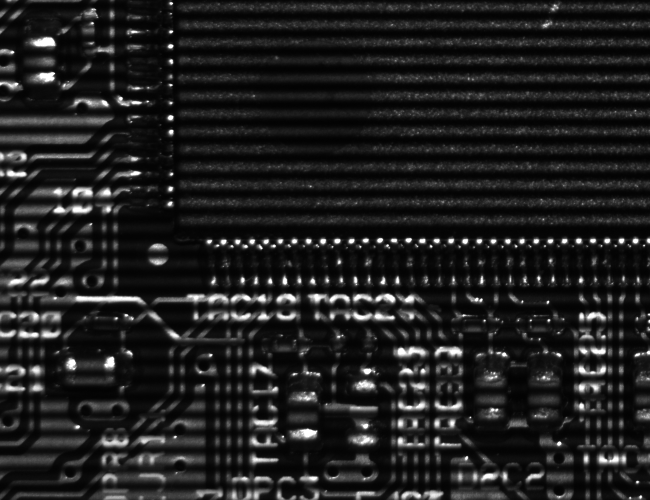
//> input picture PMP_Reconstruction/PMP_Reconstruction/12-5.bmp, 1300 x 1000 px (shown at 1/2 size)
$ ./main   (built with g++ and OpenCV 4)
//> lines starting //> are read from the running program, lines starting //| are printed output that depends on the picture
### PMP_Reconstruction/PMP_Reconstruction/unwrapM.h
#pragma once

#include "main.h"

void unwrapM(const Mat & src, Mat & dst);

### PMP_Reconstruction/PMP_Reconstruction/unwrap.h
#pragma once

#include "main.h"

#define BYTE unsigned char

#define swap(x,y) {EDGE t; t=x; x=y; y=t;}
#define order(x,y) if (x.reliab > y.reliab) swap(x,y)
#define o2(x,y) order(x,y)
#define o3(x,y,z) o2(x,y); o2(x,z); o2(y,z)

typedef enum { yes, no } yes_no;

using namespace cv;
using namespace std;


//pixel information
struct PIXEL
{
	//int x;					//x coordinate of the pixel
	//int y;					//y coordinate
	int increment;			//No. of 2*PI to add to the pixel to unwrap it
	int number_of_pixels_in_group;	//No. of pixels in the pixel group
	float value;			//value of the pixel
	float reliability;
	int group;				//group No.
	int new_group;
	struct PIXEL *head;		//pointer to the first pixel in the group in the linked list
	struct PIXEL *last;		//pointer to the last pixel in the group
	struct PIXEL *next;		//pointer to the next pixel in the group
};

//the EDGE is the line that connects two pixels.
//if we have S PIXELs, then we have S horizental edges and S vertical edges
struct EDGE
{
	float reliab;			//reliabilty of the edge and it depends on the two pixels
	PIXEL *pointer_1;		//pointer to the first pixel
	PIXEL *pointer_2;		//pointer to the second pixel
	int increment;			//No. of 2*PI to add to one of the pixels to unwrap it with respect to the second
};

void  Mix(EDGE *Pointer1, int *index1, int *index2, int size);
void  sort(EDGE *Pointer, int *index, int size);
void  quick_sort(EDGE *Pointer, int size);
yes_no find_pivot(EDGE *left, EDGE *right, float *pivot_ptr);
EDGE *partition(EDGE *left, EDGE *right, float pivot);
void quicker_sort(EDGE *left, EDGE *right);
void  initialisePIXELs(float *WrappedImageM, PIXEL *pixel, int image_width, int image_height);
float wrap(float pixel_value);
int find_wrap(float pixelL_value, float pixelR_value);
void calculate_reliability(float *wrappedImage, PIXEL *pixel, int image_width, int image_height);
void  horizentalEDGEs(PIXEL *pixel, EDGE *edge, int image_width, int image_height);
void  verticalEDGEs(PIXEL *pixel, EDGE *edge, int image_width, int image_height);
void  gatherPIXELs(EDGE *edge, int image_width, int image_height);
void  unwrapImage(PIXEL *pixel, int image_width, int image_height);
void  returnImage(PIXEL *pixel, float *unwrappedImage, int image_width, int image_height);
void  unwrap(const Mat & src, Mat & dst);

### PMP_Reconstruction/PMP_Reconstruction/imgProcess.h
#pragma once

#include "main.h"

using namespace cv;
using namespace std;

//void loadImg(const char *imgName);

void showImg(const char *windowName, const Mat & src);
Mat getMask(Mat src1,  Mat src2,  Mat src3,  Mat src4);
Mat getPhase(Mat src1, Mat src2, Mat src3, Mat src4);
Mat subtract(Mat src1, Mat src2);

### PMP_Reconstruction/PMP_Reconstruction/main.h
#pragma once

#include <opencv2\core\core.hpp>
#include <opencv2\highgui\highgui.hpp>
#include <opencv2\imgproc\imgproc.hpp>
#include <iostream>
#include "imgProcess.h"
#include "unwrap.h"
#include "unwrapM.h"

using namespace std;
using namespace cv;

### PMP_Reconstruction/PMP_Reconstruction/imgProcess.cpp
#include "imgProcess.h"

#define PI (acos(-1))

// [75 lines left out: functions showImg, getMask, not called in this run]


Mat getPhase(Mat src1, Mat src2, Mat src3, Mat src4)
{
	Mat phase(src1.size(), CV_64F);
	const int imgWidth = src1.cols;
	const int imgHeight = src1.rows;

	for (int i = 0; i < imgHeight; ++i)
	{
		for (int j = 0; j < imgWidth; ++j)
		{
			double I1 = src1.at<double>(i, j);
			double I2 = src2.at<double>(i, j);
			double I3 = src3.at<double>(i, j);
			double I4 = src4.at<double>(i, j);

			if (I1 != I3)
				phase.at<double>(i, j) = atan2((I4 - I2), (I1 - I3));
			else if (I2 == I4)
				phase.at<double>(i, j) = 0;
			else if (I4 > I2)
				phase.at<double>(i, j) = PI / 2;
			else
				phase.at<double>(i, j) = -PI / 2;

		}
	}

	return phase;
}

// [16 lines left out: function subtract, not called in this run]

### PMP_Reconstruction/PMP_Reconstruction/main.cpp
#include "main.h"

#define PI (acos(-1))

int main()
{
	/**********读入四幅光栅图像*************/

	Mat imgSrc1 = imread("12-5.bmp", 0); //3- ：面具调制图
//> imgSrc1 is the input picture: 1000 rows x 1300 cols, CV_8UC1; min 1, max 255, mean 31.3
	Mat imgSrc2 = imread("12-6.bmp", 0);
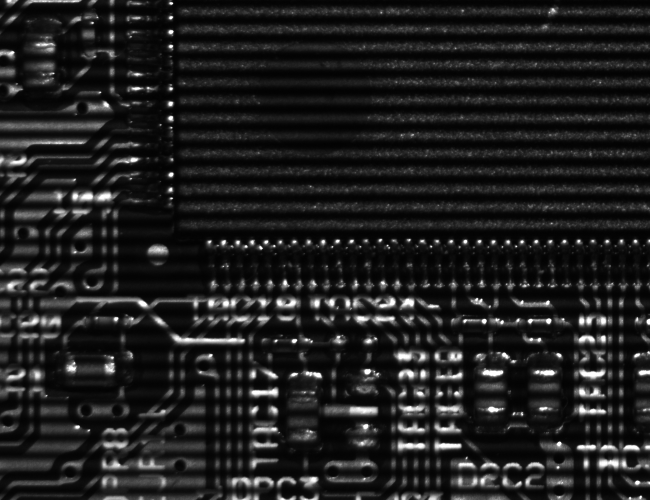
//> input picture PMP_Reconstruction/PMP_Reconstruction/12-6.bmp, 1300 x 1000 px (shown at 1/2 size)
//> imgSrc2 is the input picture: 1000 rows x 1300 cols, CV_8UC1; min 1, max 255, mean 31
	Mat imgSrc3 = imread("12-7.bmp", 0);
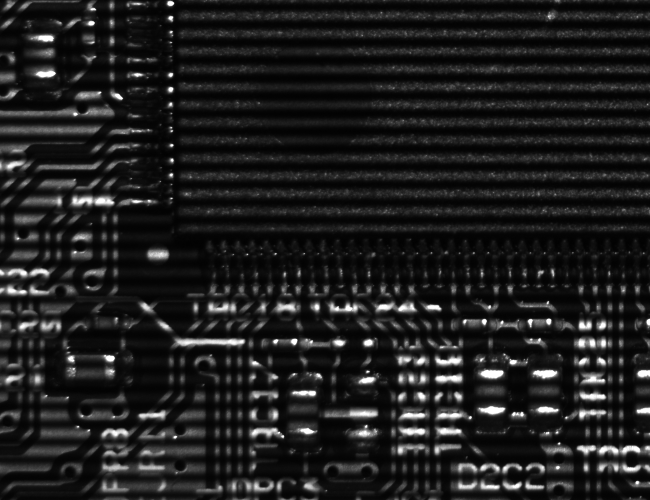
//> input picture PMP_Reconstruction/PMP_Reconstruction/12-7.bmp, 1300 x 1000 px (shown at 1/2 size)
//> imgSrc3 is the input picture: 1000 rows x 1300 cols, CV_8UC1; min 1, max 255, mean 30.1
	Mat imgSrc4 = imread("12-8.bmp", 0);
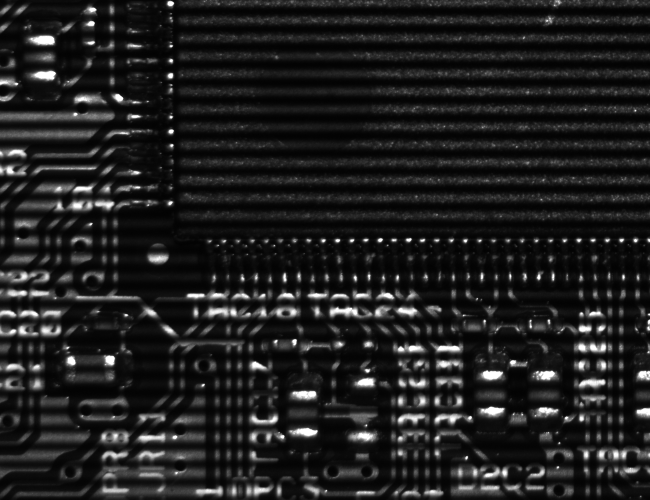
//> input picture PMP_Reconstruction/PMP_Reconstruction/12-8.bmp, 1300 x 1000 px (shown at 1/2 size)
//> imgSrc4 is the input picture: 1000 rows x 1300 cols, CV_8UC1; min 2, max 255, mean 30.9

	/***********读入四幅背景图像************/
	Mat imgSrc5 = imread("12-1.bmp", 0);
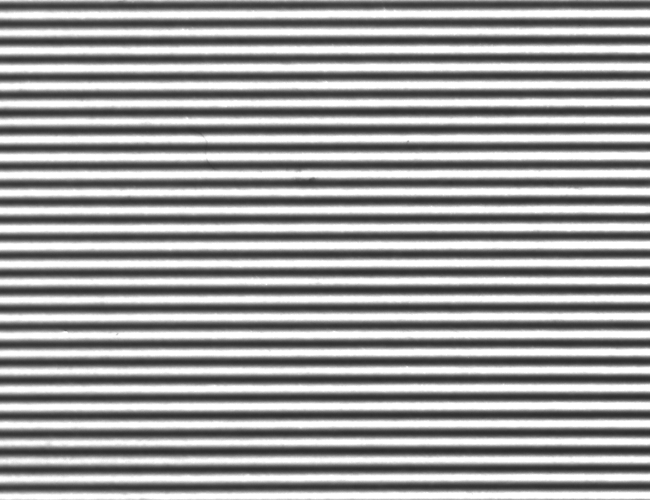
//> input picture PMP_Reconstruction/PMP_Reconstruction/12-1.bmp, 1300 x 1000 px (shown at 1/2 size)
//> imgSrc5 is the input picture: 1000 rows x 1300 cols, CV_8UC1; min 42, max 255, mean 156.7
	Mat imgSrc6 = imread("12-2.bmp", 0);
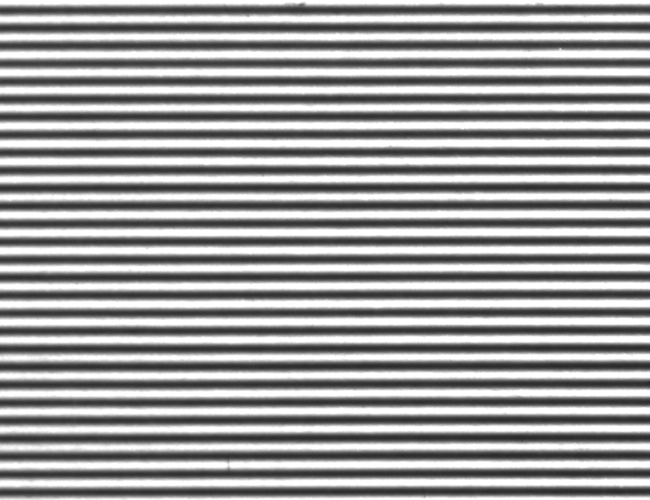
//> input picture PMP_Reconstruction/PMP_Reconstruction/12-2.bmp, 1300 x 1000 px (shown at 1/2 size)
//> imgSrc6 is the input picture: 1000 rows x 1300 cols, CV_8UC1; min 38, max 255, mean 155.4
	Mat imgSrc7 = imread("12-3.bmp", 0);
//> 12-3.bmp cannot be read in this run, so this picture is empty
	Mat imgSrc8 = imread("12-4.bmp", 0);
//> 12-4.bmp cannot be read in this run, so this picture is empty

	imgSrc1.convertTo(imgSrc1, CV_64F, 1.0 / 255.0);
//> imgSrc1: 1000 rows x 1300 cols, CV_64FC1
	imgSrc2.convertTo(imgSrc2, CV_64F, 1.0 / 255.0);
//> imgSrc2: 1000 rows x 1300 cols, CV_64FC1
	imgSrc3.convertTo(imgSrc3, CV_64F, 1.0 / 255.0);
//> imgSrc3: 1000 rows x 1300 cols, CV_64FC1
	imgSrc4.convertTo(imgSrc4, CV_64F, 1.0 / 255.0);
//> imgSrc4: 1000 rows x 1300 cols, CV_64FC1

	imgSrc5.convertTo(imgSrc5, CV_64F, 1.0 / 255.0);
//> imgSrc5: 1000 rows x 1300 cols, CV_64FC1
	imgSrc6.convertTo(imgSrc6, CV_64F, 1.0 / 255.0);
//> imgSrc6: 1000 rows x 1300 cols, CV_64FC1
	imgSrc7.convertTo(imgSrc7, CV_64F, 1.0 / 255.0);
	imgSrc8.convertTo(imgSrc8, CV_64F, 1.0 / 255.0);


	//用面具图像做测试，不需要mask
	//Mat mask = getMask(imgSrc1, imgSrc2, imgSrc3, imgSrc4);

	Mat phaseFG = getPhase(imgSrc1, imgSrc2, imgSrc3, imgSrc4);
//> after the loop in getPhase, `for (int i = 0; i < imgHeight; ++i)`:
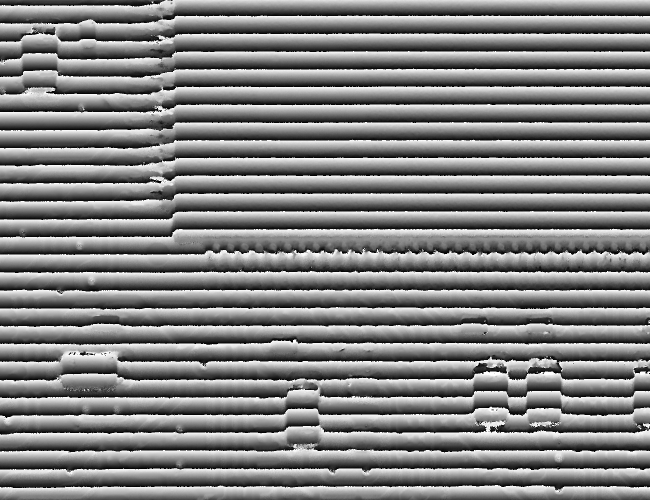
//> phase: 1000 rows x 1300 cols, CV_64FC1 (shown at 1/2 size); min -3.14, max 3.14, mean 0.0387; drawn with min black and max white
//> (the run ends here: the program crashes, at `for (int i = 0; i < imgHeight; ++i)`)
